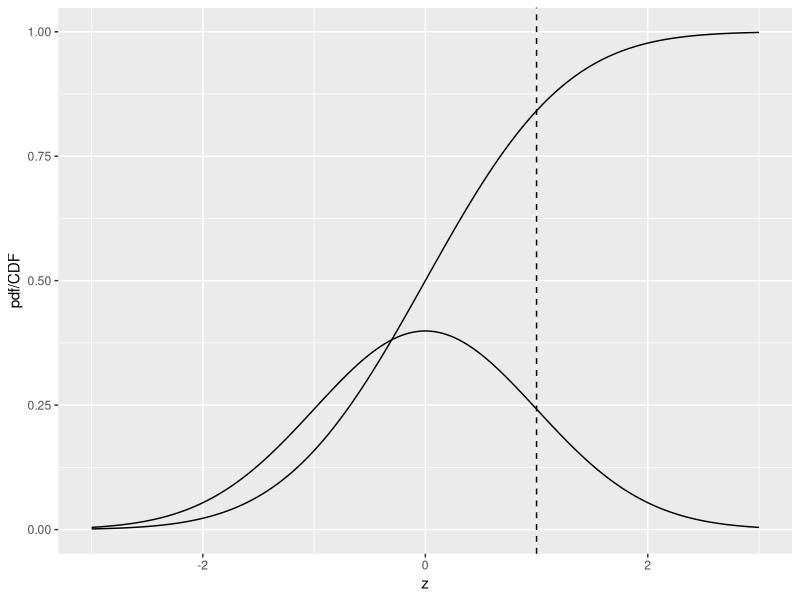

Write R code to recreate this figure.
## ---- chunk 1
  knitr::opts_chunk$set(
  collapse = TRUE,
  comment = "#>"
  )
  library(ggplot2)
## ---- chunk 2
x <- seq(-3,3,0.01)
pdfData <- data.frame(z = x, pdfcdf = dnorm(x))
# plot the CDF
cdfData <- data.frame(z = x, pdfcdf = pnorm(x))
pdfcdfPlot <- ggplot(mapping = aes(x = z, y = pdfcdf)) + geom_line(data = pdfData) + geom_line(data = cdfData) +
  geom_vline(xintercept = 1, linetype = 2) + xlab(label = "z") + ylab(label = "pdf/CDF")
print(pdfcdfPlot)
## ---- chunk 3
# Line 1
# ...
# ...
seed <- 100;set.seed(seed)
K1 <- 9;K2 <- 11;mu <- 1.5;zeta <- mu/2
z1 <- rnorm(K1)
z2 <- rnorm(K2) + mu
nTN <- length(z1[z1 < zeta])
nTP <- length(z2[z2 >= zeta])
Sp <- nTN/K1;Se <- nTP/K2
cat("seed = ", seed, ", K1 = ", K1, ", K2 = ", K2, 
    "Specificity = ", Sp, ", Sensitivity = ", Se, "\n")
## ---- chunk 4
options(digits=3)
seed <- 100;set.seed(seed)
alpha <- 0.05;K1 <- 99;K2 <- 111;mu <- 5;zeta <- mu/2
cat("alpha = ", alpha, "K1 = ", K1, "K2 = ", K2, "mu = ", mu, "zeta = ", zeta, "\n")
z1 <- rnorm(K1)
z2 <- rnorm(K2) + mu
nTN <- length(z1[z1 < zeta])
nTP <- length(z2[z2 >= zeta])
Sp <- nTN/K1;Se <- nTP/K2
cat("Specificity = ", Sp, "Sensitivity = ", Se, "\n")

# Approx binomial tests
cat("approx 95% CI on Specificity = ", 
    -abs(qnorm(alpha/2))*sqrt(Sp*(1-Sp)/K1)+Sp, 
    +abs(qnorm(alpha/2))*sqrt(Sp*(1-Sp)/K1)+Sp,"\n")

# Exact binomial test
ret <- binom.test(nTN, K1, p = nTN/K1)
cat("Exact 95% CI on Specificity = ", as.numeric(ret$conf.int),"\n")

# Approx binomial tests
cat("approx 95% CI on Sensitivity = ", 
    -abs(qnorm(alpha/2))*sqrt(Se*(1-Se)/K2)+Se, 
    +abs(qnorm(alpha/2))*sqrt(Se*(1-Se)/K2)+Se,"\n")

# Exact binomial test
ret <- binom.test(nTP, K2, p = nTP/K2)
cat("Exact 95% CI on Sensitivity = ", as.numeric(ret$conf.int),"\n")
